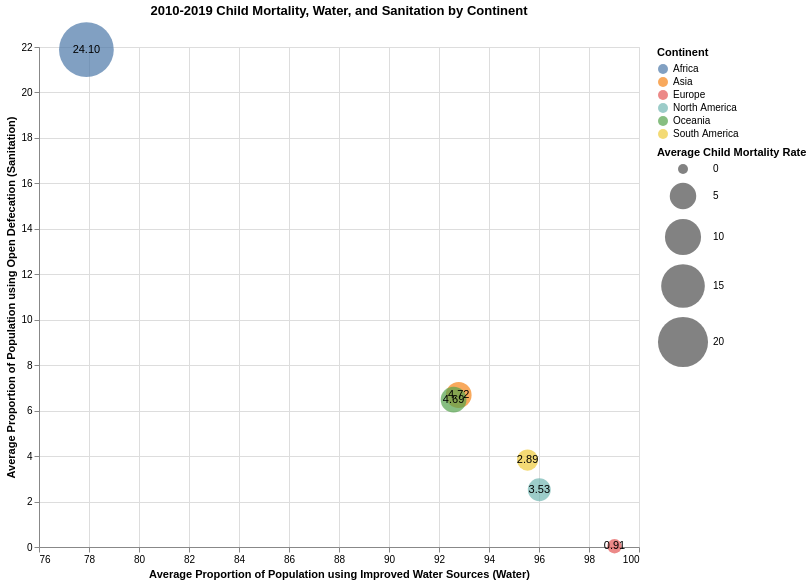

Describe this chart as a Vega-Lite specification.
### Vega-Lite specification from a JSON file in a GitHub repository (floating-point values rounded to 4 significant figures)
{"config": {"view": {"continuousWidth": 400, "continuousHeight": 300}}, "layer": [{"mark": "circle", "encoding": {"color": {"type": "nominal", "field": "Continent"}, "size": {"type": "quantitative", "field": "Child_Mor", "legend": {"title": "Average Child Mortality Rate"}, "scale": {"range": [100, 3000]}}, "x": {"type": "quantitative", "field": "Water_Improved", "title": "Average Proportion of Population using Improved Water Sources (Water)"}, "y": {"type": "quantitative", "field": "Open_Defecation", "title": "Average Proportion of Population using Open Defecation (Sanitation)"}}, "height": 500, "title": "2010-2019 Child Mortality, Water, and Sanitation by Continent", "width": 600}, {"mark": "text", "encoding": {"text": {"type": "quantitative", "field": "Child_Mor", "format": ".2f"}, "x": {"type": "quantitative", "field": "Water_Improved", "scale": {"zero": false}}, "y": {"type": "quantitative", "field": "Open_Defecation", "scale": {"zero": false}}}}], "data": {"name": "data-37ef81ed4c4737ef0602ce707d8d24ff"}, "$schema": "https://vega.github.io/schema/vega-lite/v4.8.1.json", "datasets": {"data-37ef81ed4c4737ef0602ce707d8d24ff": [{"Continent": "Africa", "Child_Mor": 24.1, "Water_Improved": 77.9, "Open_Defecation": 21.88, "DTP_Third": 80.99}, {"Continent": "Asia", "Child_Mor": 4.718, "Water_Improved": 92.79, "Open_Defecation": 6.688, "DTP_Third": 90.41}, {"Continent": "Europe", "Child_Mor": 0.9076, "Water_Improved": 99.02, "Open_Defecation": 0.03344, "DTP_Third": 93.94}, {"Continent": "North America", "Child_Mor": 3.533, "Water_Improved": 96.01, "Open_Defecation": 2.52, "DTP_Third": 91.87}, {"Continent": "Oceania", "Child_Mor": 4.685, "Water_Improved": 92.58, "Open_Defecation": 6.48, "DTP_Third": 87.28}, {"Continent": "South America", "Child_Mor": 2.888, "Water_Improved": 95.54, "Open_Defecation": 3.824, "DTP_Third": 88.48}]}}
